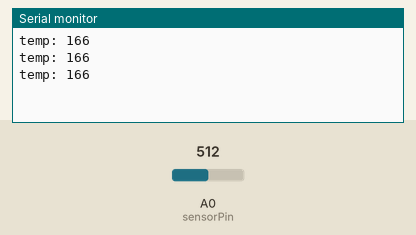
Recording of a sketch running on a simulated Arduino Uno, built with avr-gcc and run on an emulated ATmega328P. Parts: the last lines printed to the serial monitor. Inputs (shaded band) come from the test bench; at power-on: A0 (sensorPin) = 512.

Above: at 1.3 s.
1.4 s: A0 (sensorPin) set to 716
At 1.9 s:
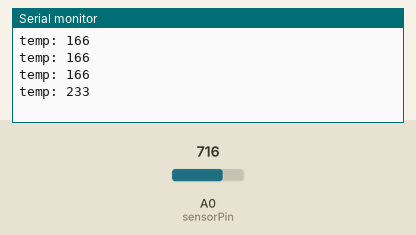
2.9 s: A0 (sensorPin) set to 900
At 3.4 s:
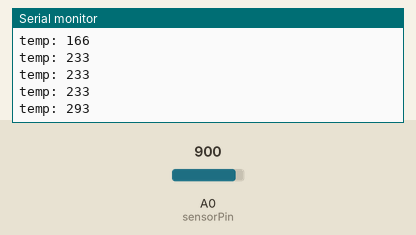
Timing chart, 0 to 5.9 s (numbered marks = the images above; inputs shaded):
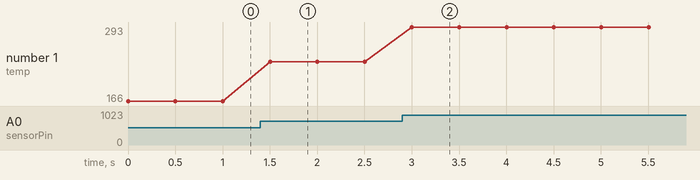

The sketch:

temperatur.ino
```cpp
int sensorPin = A0;

void setup() {
  // put your setup code here, to run once:
  Serial.begin(9600);
  pinMode(sensorPin, INPUT);
}

void loop() {
  // put your main code here, to run repeatedly:
  int val = analogRead(sensorPin);
  int temp = map(val, 0, 307, 0, 100);
  Serial.print("temp: ");
  Serial.println(temp);
  delay(500);
}
```

Measured:
- after the input at 1.4 s, the serial monitor: prints a new line after 0.10 s (image 1)
- after the input at 2.9 s, the serial monitor: prints a new line after 0.10 s (image 2)
- plotted number 1: 166 → 233 after the input at 1.4 s, 233 → 293 after the input at 2.9 s
